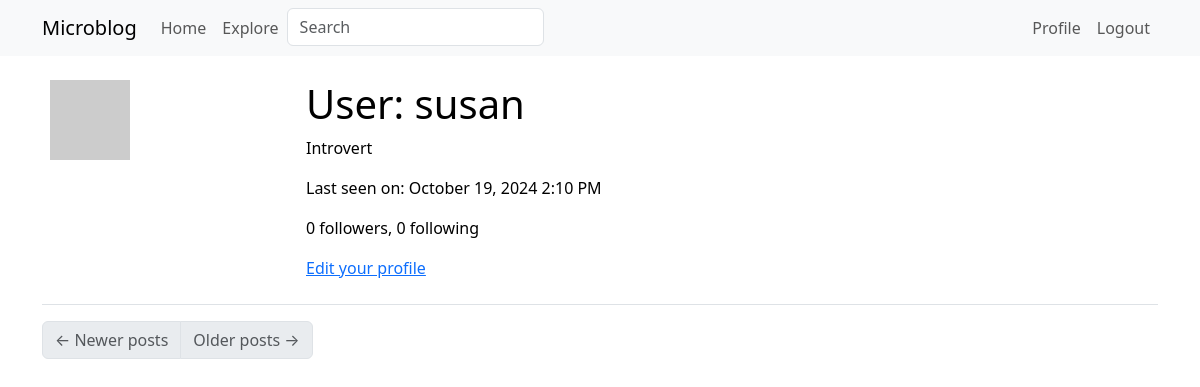
Page /user/susan (signed in) on the earlier database version.
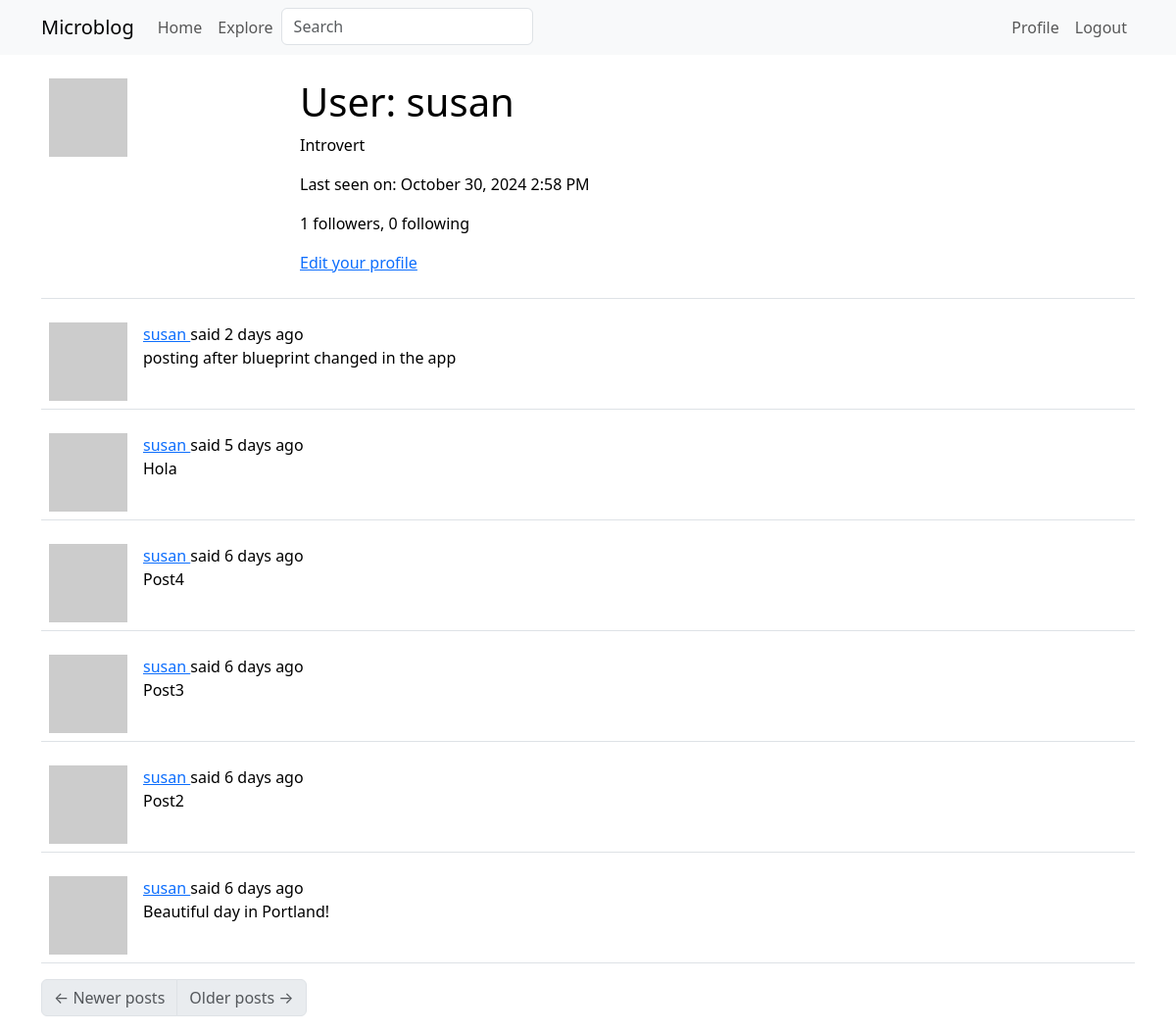
Same page on the later database version.
### app/models.py (models this page shows, shortened)
class User(UserMixin, db.Model):
    id: so.Mapped[int] = so.mapped_column(primary_key=True)
    username: so.Mapped[str] = so.mapped_column(sa.String(64), index=True,
                                                unique=True)
    email: so.Mapped[str] = so.mapped_column(sa.String(120), index=True,
                                              unique=True)
    password_hash: so.Mapped[Optional[str]] = so.mapped_column(sa.String(256))
    posts: so.WriteOnlyMapped['Post'] = so.relationship(back_populates='author')
    about_me: so.Mapped[Optional[str]] = so.mapped_column(sa.String(140))
    last_seen: so.Mapped[Optional[datetime]] = so.mapped_column(
                                                default=lambda: datetime.now(timezone.utc))
    following: so.WriteOnlyMapped['User'] = so.relationship(
        secondary=followers, primaryjoin=(followers.c.follower_id == id),
        secondaryjoin=(followers.c.followed_id == id),
        back_populates='followers')
    followers: so.WriteOnlyMapped['User'] = so.relationship(
        secondary=followers, primaryjoin=(followers.c.followed_id == id),
        secondaryjoin=(followers.c.follower_id == id),
        back_populates='following')
    def avatar(self, size):
        digest = md5(self.email.lower().encode('utf-8')).hexdigest()
        return f'https://www.gravatar.com/avatar/{digest}?d=identicon&s={size}'
    def followers_count(self):
        query = sa.select(sa.func.count()).select_from(
            self.followers.select().subquery())
        return db.session.scalar(query)
    def following_count(self):
        query = sa.select(sa.func.count()).select_from(
            self.following.select().subquery())
        return db.session.scalar(query)

class SearchableMixin(object):
    @classmethod
    def before_commit(cls, session):
        session._changes = {
            'add' : list(session.new),
            'update': list(session.dirty),
            'delete': list(session.deleted )
            }
    @classmethod
    def after_commit(cls, session):
        for obj in session._changes['add']:
            if isinstance(obj, SearchableMixin):
                add_to_index(obj.__tablename__, obj)
        for obj in session._changes['update']:
            if isinstance(obj, SearchableMixin):
                add_to_index(obj.__tablename__, obj)
        for obj in session._changes['delete']:
            if isinstance(obj, SearchableMixin):
                remove_from_index(obj.__tablename__, obj)
        session._changes = None

class Post(SearchableMixin, db.Model):
    __searchable__= ['body']
    id: so.Mapped[int] = so.mapped_column(primary_key=True)
    body: so.Mapped[str] = so.mapped_column(sa.String(140))
    timestamp: so.Mapped[datetime] = so.mapped_column(index=True,
                                                      default=lambda: datetime.now(timezone.utc))
    user_id: so.Mapped[int] = so.mapped_column(sa.ForeignKey(User.id), index=True)
    author: so.Mapped[User] = so.relationship(back_populates='posts')
    language: so.Mapped[Optional[str]] = so.mapped_column(sa.String(5))

### app/main/routes.py (the view)
@bp.route('/user/<username>') # only GET method
@login_required # only show this page if user is login
def user(username):
	user = db.first_or_404(sa.select(User).where(User.username == username))
	page = request.args.get('page', 1, type=int)
	query = user.posts.select().order_by(Post.timestamp.desc())
	posts = db.paginate(query, page=page,
                        per_page=current_app.config['POSTS_PER_PAGE'],
                        error_out=False)
	next_url = url_for('main.user', username=user.username, page=posts.next_num) \
        if posts.has_next else None
	prev_url = url_for('main.user', username=user.username, page=posts.prev_num) \
        if posts.has_prev else None
	form = EmptyForm()
	return render_template('user.html', user=user, posts=posts.items,
						form=form, next_url=next_url, prev_url=prev_url)

### app/main/forms.py
class SearchForm(FlaskForm):
	q = StringField(_l('Search'), validators=[DataRequired()])
	def __init__(self, *args, **kwargs):
		if 'formdata' not in kwargs:
			kwargs['formdata'] = request.args
		if 'meta' not in kwargs:
			kwargs['meta'] = {'csrf' : False}
		super(SearchForm, self).__init__(*args, **kwargs)

class EmptyForm(FlaskForm):
	submit = SubmitField(_l('Submit'))

### app/main/routes.py (called while the page is built)
@bp.before_request
def before_request():
	if current_user.is_authenticated:
		current_user.last_seen = datetime.now(timezone.utc)
		db.session.commit()
		g.search_form = SearchForm()
	g.locale = str(get_locale())

### app/models.py (called while the page is built)
@login.user_loader
def load_user(id):
    return db.session.get(User, int(id))

### app/templates/user.html (shortened to what this page needs)
{% extends "base.html" %}
{% block content %}
    <table class="table table-hover">
        <tr>
            <td width="256px"><img src="{{ user.avatar(256) }}"></td>
            <td>
                <h1>{{ _('User') }}: {{ user.username }}</h1>
                {% if user.about_me %}<p>{{ user.about_me }}</p>{% endif %}
                {% if user.last_seen %}
                <p>{{ _('Last seen on') }}: {{ moment(user.last_seen).format('LLL') }}</p>
                {% endif %}
                <p>{{ _('%(count)d followers', count=user.followers_count()) }}, {{ _('%(count)d following', count=user.following_count()) }}</p>
                {% if user == current_user %}
                <p><a href="{{ url_for('main.edit_profile') }}">{{ _('Edit your profile') }}</a></p>
                {% endif %}
            </td>
        </tr>
    </table>
    {% for post in posts %}
        {% include '_post.html' %}
    {% endfor %}
    <nav aria-label="Post navigation">
        <ul class="pagination">
            <li class="page-item{% if not prev_url %} disabled{% endif %}">
                <a class="page-link" href="{{ prev_url }}">
                    <span aria-hidden="true">&larr;</span> {{ _('Newer posts') }}
                </a>
            </li>
            <li class="page-item{% if not next_url %} disabled{% endif %}">
                <a class="page-link" href="{{ next_url }}">
                    {{ _('Older posts') }} <span aria-hidden="true">&rarr;</span>
                </a>
            </li>
        </ul>
    </nav>
{% endblock %}

### app/templates/_post.html (shortened to what this page needs)
<table class="table table-hover">
    <tr>
        <td width="70px">
            <a href="{{ url_for('main.user', username=post.author.username) }}">
                <img src="{{ post.author.avatar(70) }}" />
            </a>
        </td>
        <td>
            {{ _('%(username)s said %(when)s',
                username=user_link, when=moment(post.timestamp).fromNow()) }}
            <br>
            <span id="post{{ post.id }}">{{ post.body }}</span>
        </td>
    </tr>
</table>

Differences in the rows shown:
changed User "susan": last_seen "October 19, 2024 2:10 PM" → "October 30, 2024 2:58 PM"
added Post: body "posting after blueprint changed in the app"
added Post: body "Hola"
added Post: body "Post4"
added Post: body "Post3"
added Post: body "Post2"
added Post: body "Beautiful day in Portland!"
Other differences:
text no longer shown: "0 followers"
text now shown: "1 followers"
